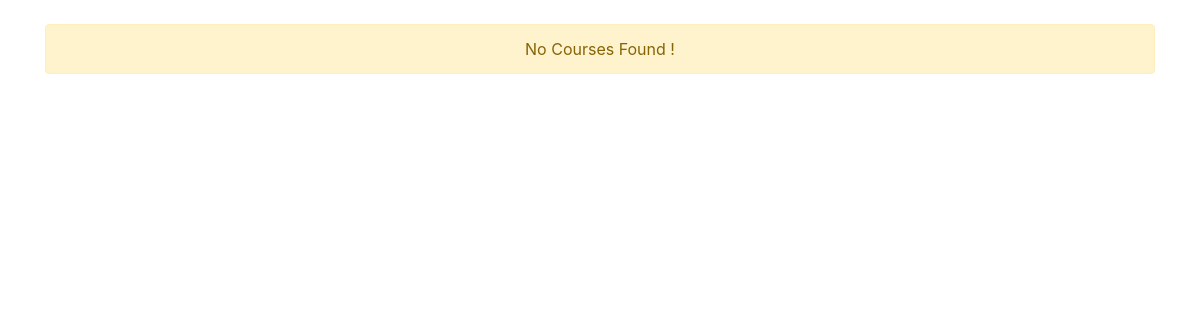
Before: /courses/ with the older database file.
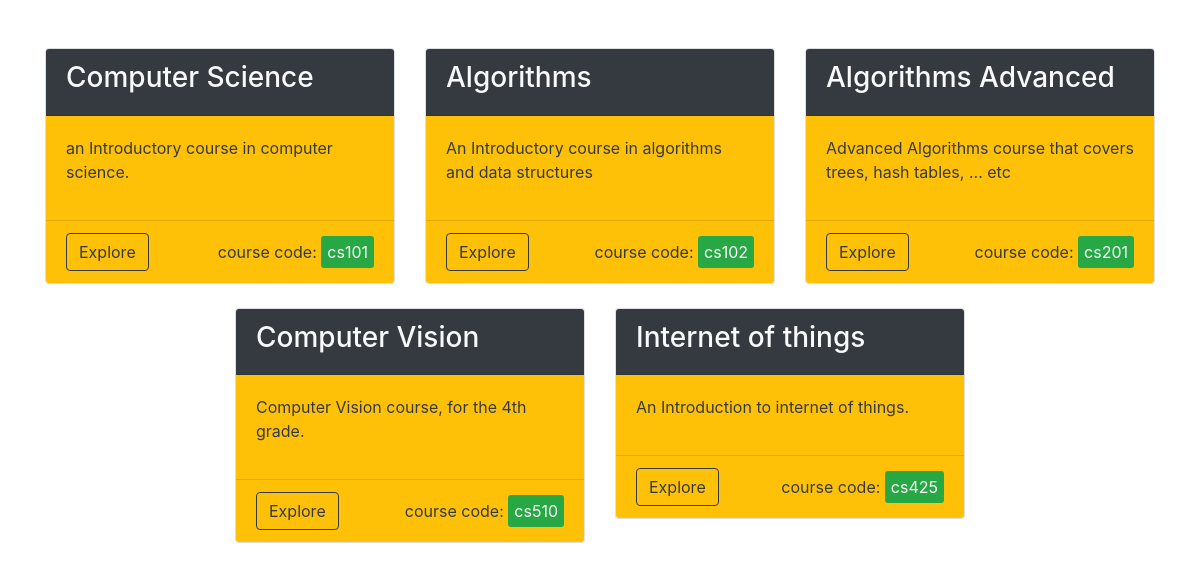
After: the same page with the newer database file.
### courses/models.py (models this page shows, shortened)
class Course(models.Model):
    name = models.CharField(
        verbose_name="Course Name",
        max_length=255,
        blank=False,
        validators=[
            RegexValidator(
                ALPHABETS_REGEX,
                message="Invalid Course Name, Can't Be Empty or Whitespace")
        ])
    code = models.CharField(
        verbose_name="Course Code",
        max_length=10,
        validators=[MaxLengthValidator(10, "Too Long Course Code")])
    details = models.TextField(
        verbose_name="Course Details", max_length=512, blank=True, null=True)

### courses/views.py (the view)
# urls.py: path('courses/', include('courses.urls')),
def courses(request):
    courses = Course.objects.all()
    context = {'courses': courses}
    return render(request, "course/courses.html", context)

### templates/course/courses.html (shortened to what this page needs)
{% extends "base.html" %}
{% block content %}
<div class="container">
    <div class="row mt-4 justify-content-center">
        {% if not courses%}
        <div class="col-12">
            <div class="alert alert-warning text-center align-self-center">
                No Courses Found !
            </div>
        </div>
        {% else %}
        {% for course in courses %}
        <div class="col-4 mt-4">
            <div class="card">
                <div class="card-header  bg-dark text-light">
                    <h3> {{course.name}}</h3>
                </div>
                <div class="card-body bg-warning text-dark">
                    <p>{{course.details}}</p>
                </div>
                <div class="card-footer bg-warning text-dark">
                    <div class="d-flex justify-content-between">
                        <a href="{% url 'courses:chapters' id=course.id%}" class="btn btn-outline-dark">Explore</a>
                        <div class="align-self-center">course code:
                            <span class="label bg-success text-light">{{course.code}}</span>
                        </div>
                    </div>
                </div>
            </div>
        </div>
        {%endfor%}
        {%endif%}
    </div>
</div>
{% endblock content %}

### templates/base.html (shortened to what this page needs)
{% load staticfiles %}
<!DOCTYPE html>
<html lang="en">
<head>
    <link rel="stylesheet" type="text/css" href="{% static 'css/bootstrap.css' %}" rel="stylesheet">
    <link rel="stylesheet" type="text/css" href="{% static 'css/material-colors.css' %}" rel="stylesheet">
    <link rel="stylesheet" href="https://use.fontawesome.com/releases/v5.5.0/css/all.css"
>
    <link rel="stylesheet" type="text/css" href="{% static 'css/style.css' %}" rel="stylesheet">
</head>
<body>
    {% block content %}
    {% endblock content %}
</body>
</html>

### static/css/style.css (style rules this page uses)
html { font-family: BreeSerif-Regular; }
html, body { height: 100%; }
.label { padding:6px; border-radius: 3px; }

Changed rows visible on the page:
added Course: name "Computer Science", details "an Introductory course in computer science.", code "cs101"
added Course: name "Algorithms", details "An Introductory course in algorithms and data structures", code "cs102"
added Course: name "Algorithms Advanced", details "Advanced Algorithms course that covers trees, hash tables, ... etc", code "cs201"
added Course: name "Computer Vision", details "Computer Vision course, for the 4th grade.", code "cs510"
added Course: name "Internet of things", details "An Introduction to internet of things.", code "cs425"
Other visible differences:
text no longer shown: "No Courses Found !"
